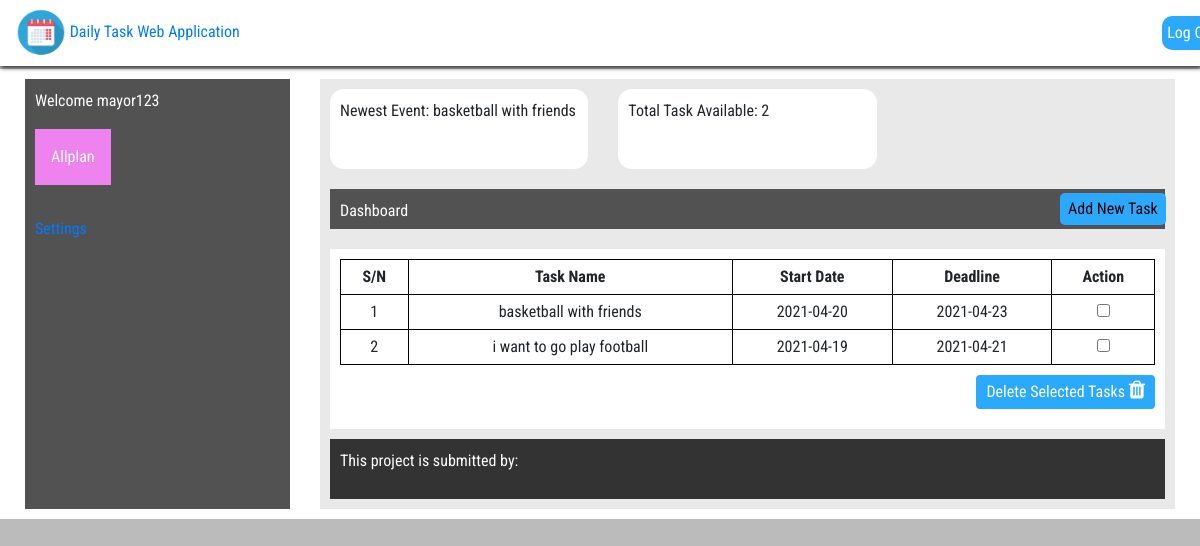
The page /homepage.php (signed in) on the database its author committed.
### tables this page shows
CREATE TABLE `tasks` (
  `id` int(11) NOT NULL,
  `taskname` longtext NOT NULL,
  `start_date` date NOT NULL,
  `deadline` date NOT NULL,
  `deleted` int(11) NOT NULL,
  `userid` int(11) NOT NULL
);

### lib/functions.php (called while the page is built, shortened)
<?php
    function display_tasks()
    {
        include "conn.php";
        $userid= $_SESSION['id'];
        $sql= "SELECT * FROM tasks WHERE userid= '$userid' AND deleted= 0 ORDER BY id DESC";
        $result= mysqli_query($conn, $sql);
        $tasks= [];
        while($task= mysqli_fetch_assoc($result))
        {
            array_push($tasks, $task);
        }
        return $tasks;
    }
    function totalNoOfTasks()
    {
        include "conn.php";
        $userid= $_SESSION['id'];
        $sql= "SELECT * FROM tasks WHERE userid= '$userid' AND deleted= 0";
        $result= mysqli_query($conn, $sql);
        $total= mysqli_num_rows($result);
        return $total;
    }
    function displayNewEvent()
    {
        include "conn.php";
        $userid= $_SESSION['id'];
        $sql= "SELECT * FROM tasks WHERE userid= '$userid' AND deleted= 0 ORDER BY id DESC LIMIT 1";
        $result= mysqli_query($conn, $sql);
        $newTasks= [];
        while($task= mysqli_fetch_assoc($result))
        {
            array_push($newTasks, $task);
        }
        return $newTasks;
    }
?>

### main.php (the view, shortened to what this page needs)
<div id="mainBody">
    <div class="container-fluid">
        <div class="row">
            <div class="col-md-3 col-sm-3 col-xs-12">
                <div id="sideBody">
                    <p style="color:white">Welcome <?= $_SESSION['user']?></p>
                    <div class="dropdown">
                        <button class="dropbtn">Allplan</button>
                    </div>
                    <div style= "margin-top: 2em">
                        <a href="settings.php">Settings</a><br>
                    </div>
                </div>
            </div>
            <div class="col-md-9 col-sm-9 col-xs-12">
                <div id="taskBody">
                    <div class="row">
                        <?php
                            $newTasks= displayNewEvent();
                        ?>
                        <div class="col-md-4 col-sm-4 col-xs-12">
                            <?php foreach($newTasks as $task): ?>
                            <div id="newEvent">
                                <p>Newest Event: <?= $task['taskname']; ?></p>
                            </div>
                            <?php endforeach ?>
                        </div>
                        <?php
                            $totalTask= totalNoOfTasks();
                        ?>
                        <div class="col-md-4 col-sm-4 col-xs-12">
                            <div id="totalTask">
                                <p>Total Task Available: <?= $totalTask ?> </p>
                            </div>
                        </div>
                    </div>
                    <div class="row">
                        <div class="col-md-12 col-sm-12 col-xs-12">
                            <div id="taskButton">
                                <div id="dashboard">Dashboard</div>
                                <div id="addButton">
                                    <button type="button" data-toggle="modal" data-target="#newTask">Add New Task</button>
                                </div>
                            </div>
                        </div>
                    </div>
                    <?php
                        $tasks= display_tasks();
                    ?>
                    <div class="row">
                        <div class="col-md-12 col-sm-12 col-xs-12">
                            <div id="taskTable">
                                <form action="controller.php" method="post">
                                    <table>
                                        <tr>
                                            <th>S/N</th>
                                            <th>Task Name</th>
                                            <th>Start Date</th>
                                            <th>Deadline</th>
                                            <th colspan="2">Action</th>
                                        </tr>
                                        <?php $id = 1; ?>
                                        <?php foreach ($tasks as $task) : ?>
                                        <tr>
                                            <td><?= $id ?></td>
                                            <td><?= $task['taskname'] ?></td>
                                            <td><?= $task['start_date'] ?></td>
                                            <td><?= $task['deadline']?></td>
                                            <td><input type='checkbox' name="checkbox[]" value='<?= $task["id"] ?>' ></td>
                                        </tr>
                                        <?php $id++ ?>
                                        <?php endforeach ?>
                                    </table>
                                    <div id="delete">
                                        <button type="submit" id="trash" name="but_delete">
                                            Delete Selected Tasks
                                            <i class="fa fa-trash"></i>
                                        </button>
                                    </div>
                                </form>
                            </div>
                        </div>
                    </div>
                    <footer>
                        <div class="row">
                            <div class="col-md-12 col-sm-12 col-xs-12">
                                <div id="footerBox">
                                    <p>This project is submitted by: </p>
                                </div>
                            </div>
                        </div>
                    </footer>
                </div>
            </div>
        </div>
    </div>
</div>

### styles/index.css (style rules this page uses)
* { margin: 0; padding: 0; }
html { scroll-behavior: smooth; }
:root { --maincolor: #2ba9ff; --bgColor: #002046d7; --whiteColor: white; --blackColor: black; --textFont: 'Roboto Condensed', sans-serif; --subTopicFont: 'Roboto Condensed'; --topicFont: 'Fredoka One'; --titleFont: 'Roboto Condensed', sans-serif; }
body { margin:0; padding:0; font-family: var(--textFont); background-color: rgba(0, 0, 0, 0.267); }
#mainBody { position: relative; top: 4.3em; background-color: white; padding: 10px; }
#sideBody, #taskBody { height: 100%; width: 100%; padding: 10px; }
#sideBody { background-color: rgb(82, 82, 82); }
#taskBody { background-color: rgba(199, 198, 198, 0.39); }
#todayTask, #newEvent, #totalTask { height: 5em; width: 100%; padding: 10px; border-radius: 14px; background-color: #fff; }
#taskButton { background-color: rgb(82, 82, 82); height: 2.5em; padding: 10px; margin-top: 20px; display: flex; }
#taskButton #addButton { position: relative; left: 80%; top: -30%; }
#taskButton #dashboard { color: white; }
#addButton button { outline: none; border: none; margin-top: 0%; padding: 4px 8px; background-color: var(--maincolor); border-radius: 5px; }
#taskTable { background-color: #fff; margin-top: 20px; padding: 10px; height: 100%; width: 100%; }
#taskTable table { width: 100%; }
table, tr, th, td { border-collapse: collapse; border: 1px solid black; padding: 5px; text-align: center; }
#delete { float: right; margin-top: 10px; }
#trash { outline: none; border: none; color: white; background-color: var(--maincolor); border-radius: 4px; padding: 5px 10px; }
#trash i { font-size: 1.3em; }
footer { background-color: #333; padding: 10px; margin-top: 30px; color: white; }

### main.php (style rules this page uses)
.dropbtn { background-color: violet; color: white; padding: 16px; font-size: 16px; border: none; }
.dropdown { position: relative; display: inline-block; }

### rows shown on the page
tasks: taskname "basketball with friends", start_date "2021-04-20", deadline "2021-04-23"
tasks: taskname "i want to go play football", start_date "2021-04-19", deadline "2021-04-21"

### other values the page prints
$_SESSION['user'] "mayor123"
$totalTask "2"
